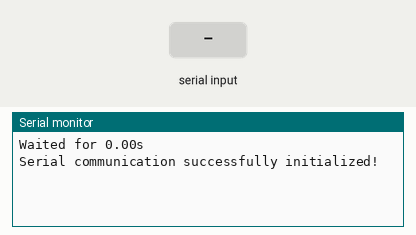
Recording of a program running on a simulated Arduino Uno R4 Minima. Shown: the last lines printed to the serial monitor. Inputs (shaded band) come from the test bench.

Above: at 1.2 s.
1.3 s: "1" received over the second serial link
At 1.6 s:
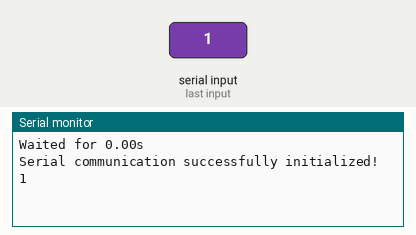
2.8 s: "0" received over the second serial link
At 4.0 s:
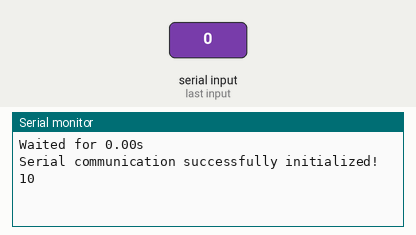

The program:

main.cpp
```cpp
/**
 * @file main.cpp
 * @brief Main entry point for project
 *
 * @author Noah Geiger
 * @date 2026-11-23
 */


#include <Arduino.h>
#include "Logger.h"

#define WAIT_FOR_SERIAL true

Logger logger;

// Function declarations
void start_serial();

void setup() {
  start_serial();
  Serial1.begin(115200);
}

void loop() {
      // Forward computer commands to ESP8266
    while (Serial.available()) {
        Serial1.write(Serial.read());
    }

    // Forward ESP8266 responses to computer
    while (Serial1.available()) {
        Serial.write(Serial1.read());
    }
  }


void start_serial() {
  Serial.begin(115200);

  if(WAIT_FOR_SERIAL) {
    unsigned long start_time = millis();
    while (!Serial) {
      delay(10);
    }
    float wait_time = (millis()-start_time)/1000.0;
    Serial.println("Waited for " + String(wait_time) + "s");
    Serial.println("Serial communication successfully initialized!");
  }
}
```

Logger.h
```cpp
/**
 * @file Logger.h
 * @brief Declares the Logger class.
 *
 * Provides a simple class for printing a customizable
 * greeting to the Arduino serial monitor.
 *
 * @author Noah Geiger
 * @date 2026-11-23
 */


#pragma once

#include <Arduino.h>

class Logger {

public:
    Logger();
    void info(const String& message);
};
```

Logger.cpp
```cpp
/**
 * @file Logger.cpp
 * @brief Implements Logger class.
 *
 * Provides a simple class for printing a customizable
 * greeting to the Arduino serial monitor.
 *
 * @author Noah Geiger
 * @date 2026-11-23
 */

#include <Arduino.h>
#include "Logger.h"

Logger::Logger() {
}

void Logger::info(const String& message) {
    if(Serial) {
        Serial.println(message);
    }
}
```

Measured:
- after the input at 1.3 s, the serial monitor: prints a new line at once (image 1)
- after the input at 2.8 s, the serial monitor: prints a new line at once (image 2)
